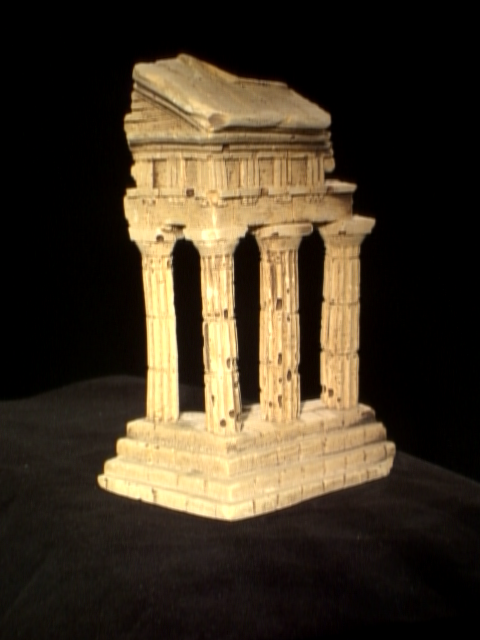
#> input picture Sparse Reconstruciton & Point cloud generation/Scripts/data/im1.png, 480 x 640 px
$ python sparse_reconstruction.py
#> lines starting #> are read from the running program, lines starting #| are printed output that depends on the picture
### Sparse Reconstruciton & Point cloud generation/Scripts/helper_functions.py

import cv2 as cv
import numpy as np
import scipy.optimize
import numpy.linalg as la
import matplotlib.pyplot as plt
import sparse_reconstruction as sub


def _epipoles(E):
    U, S, V = np.linalg.svd(E)
    e1 = V[-1, :]
    U, S, V = np.linalg.svd(E.T)
    e2 = V[-1, :]

    return e1, e2


def epipolar_lines_GUI_tool(I1, I2, F):
    e1, e2 = _epipoles(F)

    sy, sx, _ = I2.shape

    f, [ax1, ax2] = plt.subplots(1, 2, figsize=(12, 9))
    ax1.imshow(I1)
    ax1.set_title('Select a point in this image')
    ax1.set_axis_off()
    ax2.imshow(I2)
    ax2.set_title('Verify that the corresponding point \n is on the epipolar line in this image')
    ax2.set_axis_off()

    while True:
        plt.sca(ax1)
        x, y = plt.ginput(1, mouse_stop=2)[0]

        xc, yc = int(x), int(y)
        v = np.array([[xc], [yc], [1]])

        l = F @ v
        s = np.sqrt(l[0]**2+l[1]**2)

        if s==0:
            error('Zero line vector in displayEpipolar')

        l = l / s
        if l[1] != 0:
            xs = 0
            xe = sx - 1
            ys = -(l[0] * xs + l[2]) / l[1]
            ye = -(l[0] * xe + l[2]) / l[1]
        else:
            ys = 0
            ye = sy - 1
            xs = -(l[1] * ys + l[2]) / l[0]
            xe = -(l[1] * ye + l[2]) / l[0]

        ax1.plot(x, y, '*', markersize=6, linewidth=2)
        ax2.plot([xs, xe], [ys, ye], linewidth=2)
        plt.draw()


# [61 lines left out: function epipolar_correspondences_GUI_tool, not called in this run]


### Sparse Reconstruciton & Point cloud generation/Scripts/sparse_reconstruction.py
import cv2
import os
import sys
import numpy as np
import matplotlib.pyplot as plt
import helper_functions as _helper


# [316 lines left out: functions compute_fundamental_matrix, compute_epipolar_correspondences, compute_essential_matrix, triangulate_points, visualize, not called in this run]


if __name__ == "__main__":
    data_for_fundamental_matrix = np.load("data/corresp_subset.npz")
#> (reads Sparse Reconstruciton & Point cloud generation/Scripts/data/corresp_subset.npz from the repository)
    pts1_for_fundamental_matrix = data_for_fundamental_matrix['pts1']
    pts2_for_fundamental_matrix = data_for_fundamental_matrix['pts2']

    img1 = cv2.imread('data/im1.png')
#> img1 is the input picture: shape (640, 480, 3); mean B, G, R 37.1, 53.9, 65.3
    img2 = cv2.imread('data/im2.png')
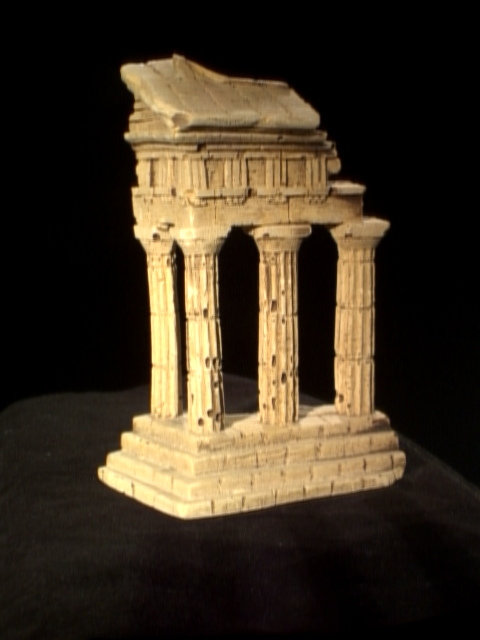
#> input picture Sparse Reconstruciton & Point cloud generation/Scripts/data/im2.png, 480 x 640 px
#> img2 is the input picture: shape (640, 480, 3); mean B, G, R 33.3, 49.2, 60.7
    scale = max(img1.shape)
#> scale = 640


    data_for_temple = np.load("data/temple_coords.npz")
#> (reads Sparse Reconstruciton & Point cloud generation/Scripts/data/temple_coords.npz from the repository)
    pts1_epipolar = data_for_temple['pts1']

    data_for_intrinsics = np.load("data/intrinsics.npz")
#> (reads Sparse Reconstruciton & Point cloud generation/Scripts/data/intrinsics.npz from the repository)
    K1 = data_for_intrinsics['K1']
    K2 = data_for_intrinsics['K2']
    F = compute_fundamental_matrix(pts1_for_fundamental_matrix, pts2_for_fundamental_matrix, scale)


    pts2_ep = []
    #pts2_ep = compute_epipolar_correspondences(img1, img2, pts1_epipolar, F)
    #print(pts2_ep)
    for i in range(len(pts1_epipolar)):
        temp = compute_epipolar_correspondences(img1, img2, np.array([pts1_epipolar[i]]), F.T)
        pts2_ep.append(temp.tolist())
#> this loop made 288 passes
#> temp on passes 1 to 3: [179, 54], [187, 60], [187, 63]
    pts2_ep = np.array(pts2_ep)


    #print(type(pts2_ep))
    #print(np.shape(pts2_ep))
    f, [ax1, ax2] = plt.subplots(1, 2, figsize=(20, 15))
    #f.tight_layout()
    ax1.set_title('The original points')
    ax1.set_axis_off()
    for i in range(len(pts2_ep)): ax2.scatter(pts2_ep[i,0],pts2_ep[i,1], marker = 'x')
    ax2.set_title('The corresponding points')
    ax2.set_axis_off()
    for i in range(len(pts1_epipolar)): ax1.scatter(pts1_epipolar[i,0],pts1_epipolar[i,1], marker = 'x')
    #for i in range(len(pts2_ep)): plt.scatter(pts2_ep[i,0],pts2_ep[i,1], marker = 'x')
    #plt.show()
    #for i in range(len(pts1_epipolar)): plt.scatter(pts1_epipolar[i,0],pts1_epipolar[i,1], marker = 'x')
    plt.show()
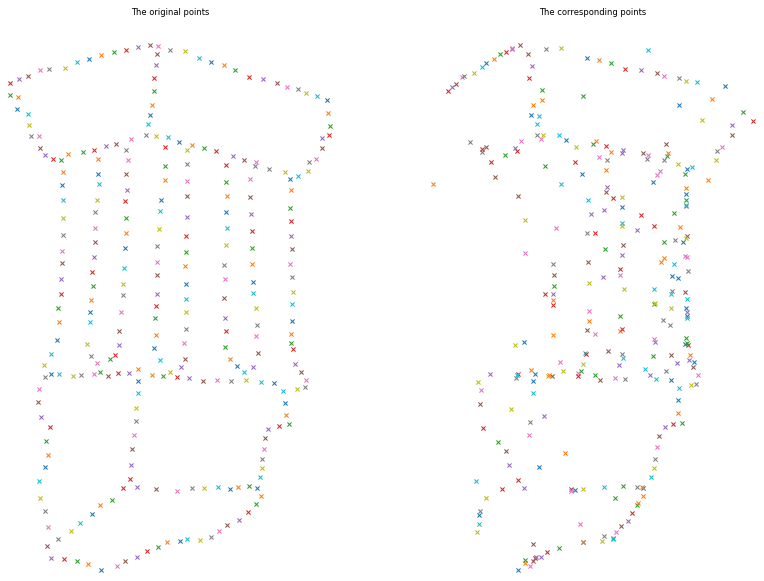
#> figure drawn by matplotlib, 2 panels
#> (the run stopped early here; a loop or call above may not have finished)
